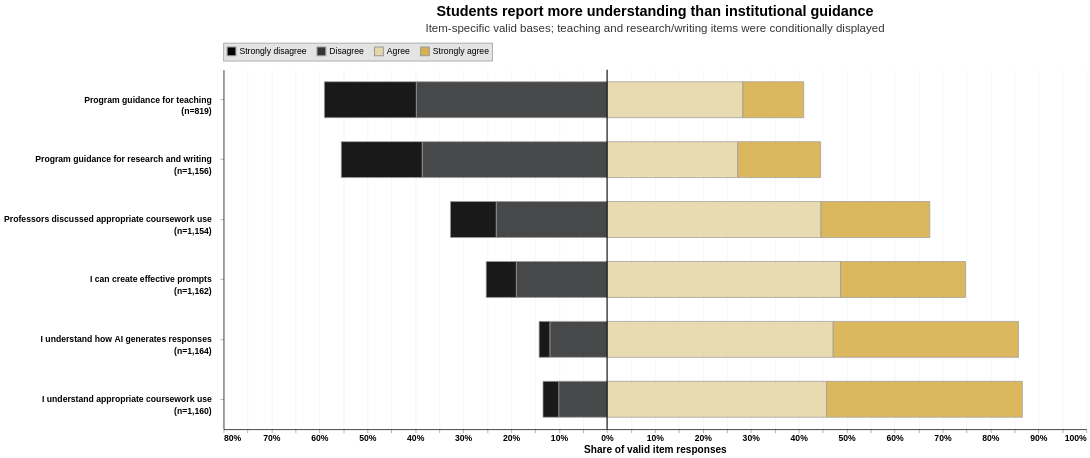

This figure's notebook cell:
### Code cell
LIKERT_COLORS_REVISED = [CU_BLACK, CU_DARK_GRAY, "#E6D6A9", CU_GOLD]

attitude_distribution = (
    attitude_long.groupby(["code", "Item", "Response"], observed=True)
    .size()
    .rename("Respondents")
    .reset_index()
)

LIKERT_STACK_ORDER = {
    "Disagree": 0,          
    "Strongly disagree": 1, 
    "Agree": 2,             
    "Strongly agree": 3,    
}

attitude_distribution["ItemBase"] = attitude_distribution.groupby("code")[
    "Respondents"
].transform("sum")
attitude_distribution["Percent"] = (
    100 * attitude_distribution["Respondents"] / attitude_distribution["ItemBase"]
)
attitude_distribution["SignedPercent"] = np.where(
    attitude_distribution["Response"].isin(["Strongly disagree", "Disagree"]),
    -attitude_distribution["Percent"],
    attitude_distribution["Percent"],
)
attitude_distribution["StackOrder"] = attitude_distribution["Response"].map(LIKERT_STACK_ORDER)


attitude_topbox = (
    attitude_long.assign(
        Agree=lambda frame: frame["Response"].isin(["Agree", "Strongly agree"])
    )
    .groupby(["code", "Item"], observed=True)["Agree"]
    .agg(["mean", "size"])
    .reset_index()
    .rename(columns={"mean": "TopBox", "size": "ItemBase"})
)
attitude_topbox["ItemLabel"] = attitude_topbox.apply(
    lambda row: f"{row['Item']}|(n={row['ItemBase']:,})",
    axis=1,
)
attitude_item_labels = attitude_topbox.set_index("code")["ItemLabel"].to_dict()
attitude_distribution["ItemLabel"] = attitude_distribution["code"].map(
    attitude_item_labels
)
attitude_order = (
    attitude_topbox.sort_values("TopBox")["code"]
    .map(attitude_item_labels)
    .tolist()
)

likert_bars_bordered = (
    alt.Chart(attitude_distribution)
    .mark_bar(stroke="#9C9C9C", strokeWidth=1, fillOpacity=.9, size=50)
    .encode(
        y=alt.Y(
            "ItemLabel:N",
            sort=attitude_order,
            title=None,
            axis=alt.Axis(
                labelExpr="split(datum.label, '|')",

                labelLineHeight=16,
                labelLimit=500,
                labelPadding=12,
            ),
),
        x=alt.X(
            "SignedPercent:Q",
            stack="zero",
            title="Share of valid item responses",
            axis=alt.Axis(labelExpr="abs(datum.value) + '%'"),
            scale=alt.Scale(domain=[-65, 100]),
        ),
        color=alt.Color(
            "Response:N",
            sort=LIKERT_ORDER,
            scale=alt.Scale(
                domain=LIKERT_ORDER,
                range=LIKERT_COLORS_REVISED,
            ),
            legend=alt.Legend(title=None),
        ),
        order=alt.Order("StackOrder:Q"),
        tooltip=[
            "Item:N",
            "Response:N",
            "Respondents:Q",
            "ItemBase:Q",
            alt.Tooltip("Percent:Q", format=".1f", title="Percent"),
        ],
    )
)

attitude_zero = (
    alt.Chart(pd.DataFrame({"x": [0]}))
    .mark_rule(color=CU_BLACK, strokeWidth=1.5)
    .encode(x="x:Q")
)

attitude_chart_bordered = style_chart(
    (likert_bars_bordered + attitude_zero).properties(
        width=1200,
        height=500,
        title=alt.Title(
            "Students report more understanding than institutional guidance",
            subtitle="Item-specific valid bases; teaching and research/writing items were conditionally displayed",
        ),
    )
)



attitude_chart_bordered

### Figure 1 — Vega-Lite specification as saved in the notebook (floating-point values rounded to 4 significant figures)
{"config": {"view": {"continuousWidth": 300, "continuousHeight": 300, "stroke": null}, "axis": {"domain": true, "domainColor": "#000000", "domainWidth": 1, "gridColor": "#D9D9D9", "gridOpacity": 0.33, "labelFont": "Arial", "labelFontSize": 12, "labelFontWeight": 600, "tickColor": "#333537", "tickWidth": 0.5, "ticks": true, "titleFont": "Arial", "titleFontSize": 14, "titleFontWeight": "bold"}, "axisX": {"orient": "bottom"}, "axisY": {"labelLimit": 500, "labelPadding": 10, "orient": "left"}, "legend": {"direction": "horizontal", "fillColor": "#E4E4E4", "labelFont": "Arial", "labelFontSize": 12, "offset": 12, "orient": "top", "padding": 4, "strokeColor": "#333537", "strokeWidth": 0.5, "symbolSize": 150, "title": null}, "title": {"align": "center", "anchor": "middle", "color": "#000000", "font": "Arial", "fontSize": 20, "fontWeight": "bolder", "frame": "group", "offset": 12, "subtitleColor": "#333537", "subtitleFont": "Arial", "subtitleFontSize": 16, "subtitlePadding": 6}}, "layer": [{"data": {"name": "data-0239d14645734316e0879becd326ad29"}, "mark": {"type": "bar", "fillOpacity": 0.9, "size": 50, "stroke": "#9C9C9C", "strokeWidth": 1}, "encoding": {"color": {"field": "Response", "legend": {"title": null}, "scale": {"domain": ["Strongly disagree", "Disagree", "Agree", "Strongly agree"], "range": ["#000000", "#333537", "#E6D6A9", "#D8B04D"]}, "sort": ["Strongly disagree", "Disagree", "Agree", "Strongly agree"], "type": "nominal"}, "order": {"field": "StackOrder", "type": "quantitative"}, "tooltip": [{"field": "Item", "type": "nominal"}, {"field": "Response", "type": "nominal"}, {"field": "Respondents", "type": "quantitative"}, {"field": "ItemBase", "type": "quantitative"}, {"field": "Percent", "format": ".1f", "title": "Percent", "type": "quantitative"}], "x": {"axis": {"labelExpr": "abs(datum.value) + '%'"}, "field": "SignedPercent", "scale": {"domain": [-65, 100]}, "stack": "zero", "title": "Share of valid item responses", "type": "quantitative"}, "y": {"axis": {"labelExpr": "split(datum.label, '|')", "labelLimit": 500, "labelLineHeight": 16, "labelPadding": 12}, "field": "ItemLabel", "sort": ["Program guidance for teaching|(n=819)", "Program guidance for research and writing|(n=1,156)", "Professors discussed appropriate coursework use|(n=1,154)", "I can create effective prompts|(n=1,162)", "I understand how AI generates responses|(n=1,164)", "I understand appropriate coursework use|(n=1,160)"], "title": null, "type": "nominal"}}}, {"data": {"name": "data-d285a7403ed98ae579761d64a864032b"}, "mark": {"type": "rule", "color": "#000000", "strokeWidth": 1.5}, "encoding": {"x": {"field": "x", "type": "quantitative"}}}], "height": 500, "title": {"text": "Students report more understanding than institutional guidance", "subtitle": "Item-specific valid bases; teaching and research/writing items were conditionally displayed"}, "width": 1200, "$schema": "https://vega.github.io/schema/vega-lite/v6.4.1.json", "datasets": {"data-0239d14645734316e0879becd326ad29": [{"code": "GS1303_GSGAIAUC", "Item": "I understand appropriate coursework use", "Response": "Agree", "Respondents": 531, "ItemBase": 1160, "Percent": 45.78, "SignedPercent": 45.78, "StackOrder": 2, "ItemLabel": "I understand appropriate coursework use|(n=1,160)"}, {"code": "GS1303_GSGAIAUC", "Item": "I understand appropriate coursework use", "Response": "Disagree", "Respondents": 117, "ItemBase": 1160, "Percent": 10.09, "SignedPercent": -10.09, "StackOrder": 0, "ItemLabel": "I understand appropriate coursework use|(n=1,160)"}, {"code": "GS1303_GSGAIAUC", "Item": "I understand appropriate coursework use", "Response": "Strongly agree", "Respondents": 474, "ItemBase": 1160, "Percent": 40.86, "SignedPercent": 40.86, "StackOrder": 3, "ItemLabel": "I understand appropriate coursework use|(n=1,160)"}, {"code": "GS1303_GSGAIAUC", "Item": "I understand appropriate coursework use", "Response": "Strongly disagree", "Respondents": 38, "ItemBase": 1160, "Percent": 3.276, "SignedPercent": -3.276, "StackOrder": 1, "ItemLabel": "I understand appropriate coursework use|(n=1,160)"}, {"code": "GS1303_GSGAIEPDR", "Item": "I can create effective prompts", "Response": "Agree", "Respondents": 566, "ItemBase": 1162, "Percent": 48.71, "SignedPercent": 48.71, "StackOrder": 2, "ItemLabel": "I can create effective prompts|(n=1,162)"}, {"code": "GS1303_GSGAIEPDR", "Item": "I can create effective prompts", "Response": "Disagree", "Respondents": 220, "ItemBase": 1162, "Percent": 18.93, "SignedPercent": -18.93, "StackOrder": 0, "ItemLabel": "I can create effective prompts|(n=1,162)"}, {"code": "GS1303_GSGAIEPDR", "Item": "I can create effective prompts", "Response": "Strongly agree", "Respondents": 303, "ItemBase": 1162, "Percent": 26.08, "SignedPercent": 26.08, "StackOrder": 3, "ItemLabel": "I can create effective prompts|(n=1,162)"}, {"code": "GS1303_GSGAIEPDR", "Item": "I can create effective prompts", "Response": "Strongly disagree", "Respondents": 73, "ItemBase": 1162, "Percent": 6.282, "SignedPercent": -6.282, "StackOrder": 1, "ItemLabel": "I can create effective prompts|(n=1,162)"}, {"code": "GS1303_GSGAIGPT", "Item": "Program guidance for teaching", "Response": "Agree", "Respondents": 232, "ItemBase": 819, "Percent": 28.33, "SignedPercent": 28.33, "StackOrder": 2, "ItemLabel": "Program guidance for teaching|(n=819)"}, {"code": "GS1303_GSGAIGPT", "Item": "Program guidance for teaching", "Response": "Disagree", "Respondents": 326, "ItemBase": 819, "Percent": 39.8, "SignedPercent": -39.8, "StackOrder": 0, "ItemLabel": "Program guidance for teaching|(n=819)"}, {"code": "GS1303_GSGAIGPT", "Item": "Program guidance for teaching", "Response": "Strongly agree", "Respondents": 104, "ItemBase": 819, "Percent": 12.7, "SignedPercent": 12.7, "StackOrder": 3, "ItemLabel": "Program guidance for teaching|(n=819)"}, {"code": "GS1303_GSGAIGPT", "Item": "Program guidance for teaching", "Response": "Strongly disagree", "Respondents": 157, "ItemBase": 819, "Percent": 19.17, "SignedPercent": -19.17, "StackOrder": 1, "ItemLabel": "Program guidance for teaching|(n=819)"}, {"code": "GS1303_GSGAIGR", "Item": "I understand how AI generates responses", "Response": "Agree", "Respondents": 549, "ItemBase": 1164, "Percent": 47.16, "SignedPercent": 47.16, "StackOrder": 2, "ItemLabel": "I understand how AI generates responses|(n=1,164)"}, {"code": "GS1303_GSGAIGR", "Item": "I understand how AI generates responses", "Response": "Disagree", "Respondents": 139, "ItemBase": 1164, "Percent": 11.94, "SignedPercent": -11.94, "StackOrder": 0, "ItemLabel": "I understand how AI generates responses|(n=1,164)"}, {"code": "GS1303_GSGAIGR", "Item": "I understand how AI generates responses", "Response": "Strongly agree", "Respondents": 450, "ItemBase": 1164, "Percent": 38.66, "SignedPercent": 38.66, "StackOrder": 3, "ItemLabel": "I understand how AI generates responses|(n=1,164)"}, {"code": "GS1303_GSGAIGR", "Item": "I understand how AI generates responses", "Response": "Strongly disagree", "Respondents": 26, "ItemBase": 1164, "Percent": 2.234, "SignedPercent": -2.234, "StackOrder": 1, "ItemLabel": "I understand how AI generates responses|(n=1,164)"}, {"code": "GS1303_GSGAIGURW", "Item": "Program guidance for research and writing", "Response": "Agree", "Respondents": 315, "ItemBase": 1156, "Percent": 27.25, "SignedPercent": 27.25, "StackOrder": 2, "ItemLabel": "Program guidance for research and writing|(n=1,156)"}, {"code": "GS1303_GSGAIGURW", "Item": "Program guidance for research and writing", "Response": "Disagree", "Respondents": 446, "ItemBase": 1156, "Percent": 38.58, "SignedPercent": -38.58, "StackOrder": 0, "ItemLabel": "Program guidance for research and writing|(n=1,156)"}, {"code": "GS1303_GSGAIGURW", "Item": "Program guidance for research and writing", "Response": "Strongly agree", "Respondents": 200, "ItemBase": 1156, "Percent": 17.3, "SignedPercent": 17.3, "StackOrder": 3, "ItemLabel": "Program guidance for research and writing|(n=1,156)"}, {"code": "GS1303_GSGAIGURW", "Item": "Program guidance for research and writing", "Response": "Strongly disagree", "Respondents": 195, "ItemBase": 1156, "Percent": 16.87, "SignedPercent": -16.87, "StackOrder": 1, "ItemLabel": "Program guidance for research and writing|(n=1,156)"}, {"code": "GS1303_GSGAIPDC", "Item": "Professors discussed appropriate coursework use", "Response": "Agree", "Respondents": 515, "ItemBase": 1154, "Percent": 44.63, "SignedPercent": 44.63, "StackOrder": 2, "ItemLabel": "Professors discussed appropriate coursework use|(n=1,154)"}, {"code": "GS1303_GSGAIPDC", "Item": "Professors discussed appropriate coursework use", "Response": "Disagree", "Respondents": 267, "ItemBase": 1154, "Percent": 23.14, "SignedPercent": -23.14, "StackOrder": 0, "ItemLabel": "Professors discussed appropriate coursework use|(n=1,154)"}, {"code": "GS1303_GSGAIPDC", "Item": "Professors discussed appropriate coursework use", "Response": "Strongly agree", "Respondents": 262, "ItemBase": 1154, "Percent": 22.7, "SignedPercent": 22.7, "StackOrder": 3, "ItemLabel": "Professors discussed appropriate coursework use|(n=1,154)"}, {"code": "GS1303_GSGAIPDC", "Item": "Professors discussed appropriate coursework use", "Response": "Strongly disagree", "Respondents": 110, "ItemBase": 1154, "Percent": 9.532, "SignedPercent": -9.532, "StackOrder": 1, "ItemLabel": "Professors discussed appropriate coursework use|(n=1,154)"}], "data-d285a7403ed98ae579761d64a864032b": [{"x": 0}]}}
